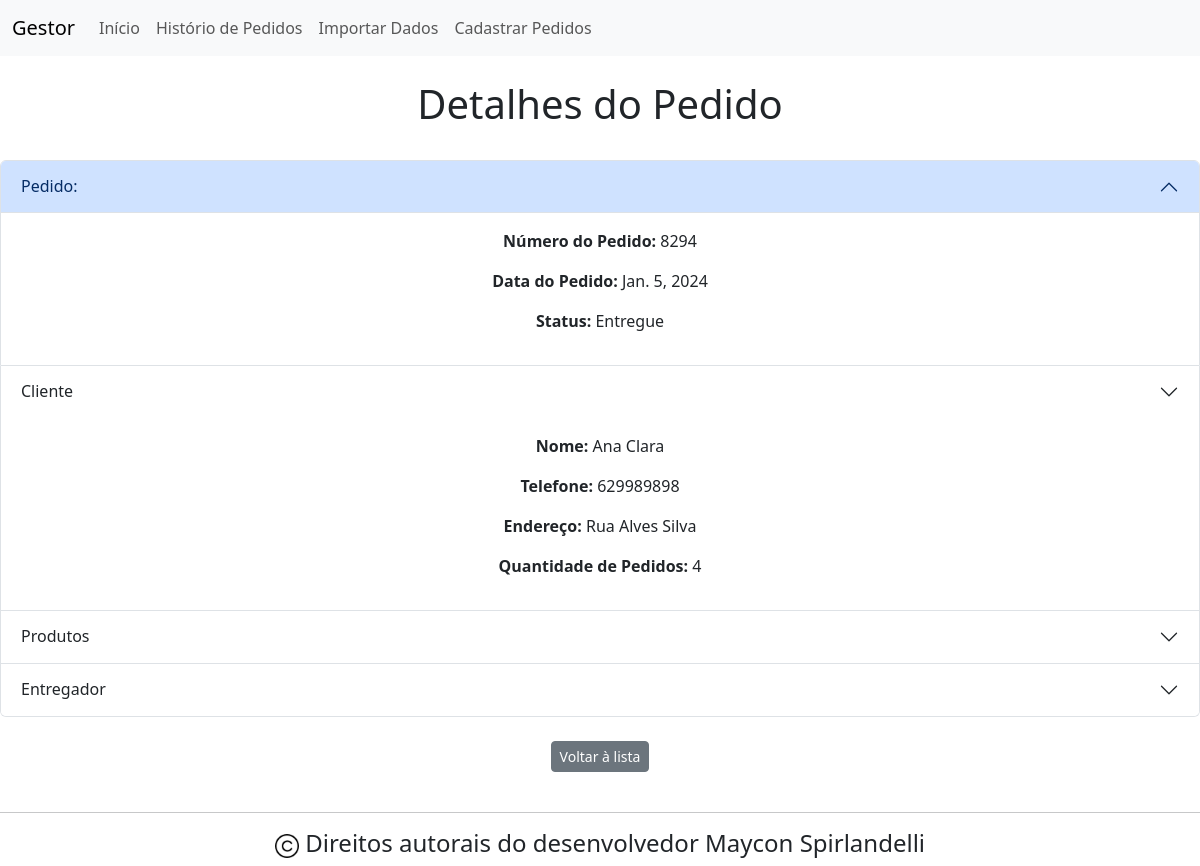
Page /gestor/pedido_detail/2/ on the committed database.
### gestor/models.py (models this page shows, shortened)
class pedido(models.Model):
    STATUS_CHOICES = [
        ('ACE', 'Em Aceitação'),
        ('PRE', 'Em Preparo'),
        ('PRT', 'Pronto'),
        ('ENV', 'Enviado'),
        ('ENT', 'Entregue'),
        ('CAN', 'Cancelado'),
    ]
    produto = models.ForeignKey(Produto, on_delete=models.CASCADE, default=1)  # Chave estrangeira do Produto
    entregador = models.ForeignKey(Entregador, on_delete=models.CASCADE, default=1)  # Chave estrangeira do Entregador
    cliente = models.ForeignKey(Cliente, on_delete=models.CASCADE, default=1)  # Chave estrangeira do cliente
    numeroPedido = models.CharField(max_length=50, null=False, blank=False, verbose_name='Número do Pedido')
    horarioDataPedido = models.DateField(null=True, blank=True, verbose_name='Horário do Pedido')  # Horário e data do pedido
    valorTotal = models.DecimalField(max_digits=10, decimal_places=2,null=False, blank=False, verbose_name='Valor total')  # Valor total em reais
    status = models.CharField(
        max_length=3,  # Tamanho máximo da string baseado nos códigos (e.g., "ACE", "PRE")
        choices=STATUS_CHOICES,  # Lista de opções
        default='ACE',  # Valor padrão
        )
    class Meta:
        ordering = ['-horarioDataPedido']

class Cliente(models.Model):
    nome = models.CharField(max_length=50, null=False, blank=False, verbose_name='Nome do Cliente')
    telefone = models.CharField(max_length=15, blank=True, null=True, verbose_name='Telefone do Cliente')  # Telefone (opcional)
    endereco = models.CharField(max_length=100, blank=True, null=True, verbose_name='Endereco do Cliente')
    quantidadePedidos = models.CharField(max_length=50, null=False, blank=True, verbose_name='Quantidade de Pedidos do Cliente') #Zero se o cliente for novamente. Acima de Um o cliente já é de casa.
    class Meta:
        ordering = ['nome']

### gestor/views.py (the view)
# urls.py: path("pedido_detail/<int:pk>/", views.pedido_detail.as_view(), name="pedido_detail"),
class pedido_detail(DetailView):
    model = pedido
    template_name = "gestor/pedido_detail.html"
    context_object_name = "pedido"

### gestor/models.py (called while the page is built)
    def __str__(self):
        return self.nome

### gestor/templates/gestor/pedido_detail.html (shortened to what this page needs)
{% extends 'base.html' %}
{% block subtitulo %} Detalhes do Pedido {% endblock %}
{% block corpo %}
<div class="accordion" id="accordionPanelsStayOpenExample">
        <div class="accordion-item">
          <h2 class="accordion-header">
            <button class="accordion-button" type="button" data-bs-toggle="collapse" data-bs-target="#panelsStayOpen-collapseOne" aria-expanded="true" aria-controls="panelsStayOpen-collapseOne">
              Pedido:
            </button>
          </h2>
          <div id="panelsStayOpen-collapseOne" class="accordion-collapse collapse show">
            <div class="accordion-body">
                <p><strong>Número do Pedido:</strong> {{ pedido.numeroPedido }}</p>
                <p><strong>Data do Pedido:</strong> {{ pedido.horarioDataPedido }}</p>
                <p><strong>Status:</strong> {{ pedido.get_status_display }}</p>
            </div>
          </div>
        </div>
        <div class="accordion-item">
          <h2 class="accordion-header">
            <button class="accordion-button collapsed"
                type="button" data-bs-toggle="collapse" data-bs-target="#panelsStayOpen-collapseTwo" aria-expanded="true" aria-controls="panelsStayOpen-collapseTwo">
              Cliente
            </button>
          </h2>
          <div id="panelsStayOpen-collapseTwo" class="accordion-collapse collapse show">
            <div class="accordion-body">
                <p><strong>Nome:</strong> {{ pedido.cliente.nome }}</p>
                <p><strong>Telefone:</strong> {{ pedido.cliente.telefone }}</p>
                <p><strong>Endereço:</strong> {{ pedido.cliente.endereco }}</p>
                <p><strong>Quantidade de Pedidos:</strong> {{ pedido.cliente.quantidadePedidos }}</p>
            </div>
          </div>
        </div>
        <div class="accordion-item">
          <h2 class="accordion-header">
            <button class="accordion-button collapsed" type="button" data-bs-toggle="collapse" data-bs-target="#panelsStayOpen-collapseThree" aria-expanded="false" aria-controls="panelsStayOpen-collapseThree">
              Produtos
            </button>
          </h2>
        </div>
        <div class="accordion-item">
            <h2 class="accordion-header">
              <button class="accordion-button collapsed" type="button" data-bs-toggle="collapse" data-bs-target="#panelsStayOpen-collapseThree" aria-expanded="false" aria-controls="panelsStayOpen-collapseThree">
                Entregador
              </button>
            </h2>
          </div>
      </div>
    <br>
    <center>
      <a href="{% url 'pedido_list' %}" class="btn btn-secondary  btn-sm">Voltar à lista</a>
    </center>
{% endblock %}

### rows in the picture
pedido: numeroPedido "8294", horarioDataPedido "Jan. 5, 2024", status "Entregue", cliente.nome "Ana Clara", cliente.telefone "629989898", cliente.endereco "Rua Alves Silva", cliente.quantidadePedidos "4"
